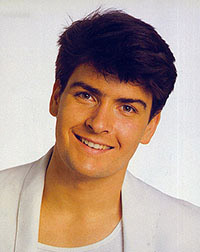
#> input picture Human face and eye detection project/Images/Sheen.jpg, 200 x 252 px
$ jupyter execute Image_eyes_faces_detection.ipynb   (shell and % lines are left out)
#> lines starting #> are read from the running program, lines starting #| are printed output that depends on the picture
[cell 1]
import cv2
import numpy as np
import matplotlib.pyplot as plt

[cell 2]
face_classifier = cv2.CascadeClassifier('Models/haarcascade_frontalface_default.xml')
eye_classifier = cv2.CascadeClassifier('Models/haarcascade_eye.xml')

[cell 3]
img = cv2.imread('Images/Sheen.jpg')
#> img is the input picture: shape (252, 200, 3); mean B, G, R 149.6, 161.1, 183.7
fix_img = cv2.cvtColor(img, cv2.COLOR_BGR2RGB)
plt.imshow(fix_img)

[cell 4]
faces = face_classifier.detectMultiScale(img, 1.3,5)
#> faces = ()

[cell 5]
def eyes_faces_detect(fix_img):
    faces_rect = face_classifier.detectMultiScale(fix_img)
#> faces_rect = [[48, 60, 105, 105]]

    for (x,y,w,h) in faces_rect:
        cv2.rectangle(fix_img, (x,y),(x+w, y+h),(234,0,0),3 )
        eyes_rect = eye_classifier.detectMultiScale(fix_img)
        for (ix,iy,iw,ih) in eyes_rect:
            cv2.rectangle(fix_img, (ix,iy), (ix+iw, iy+ih),(230,0,0),3)
#> this loop made 1 pass
#> (x, y, w, h, eyes_rect) on pass 1: (48, 60, 105, 105, [[70, 84, 25, 25], [112, 94, 28, 28], [68, 74, 44, 44]])
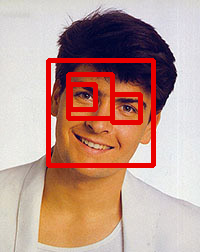
#> fix_img: shape (252, 200, 3); mean R, G, B 189.5, 152.8, 142.7

    return fix_img
